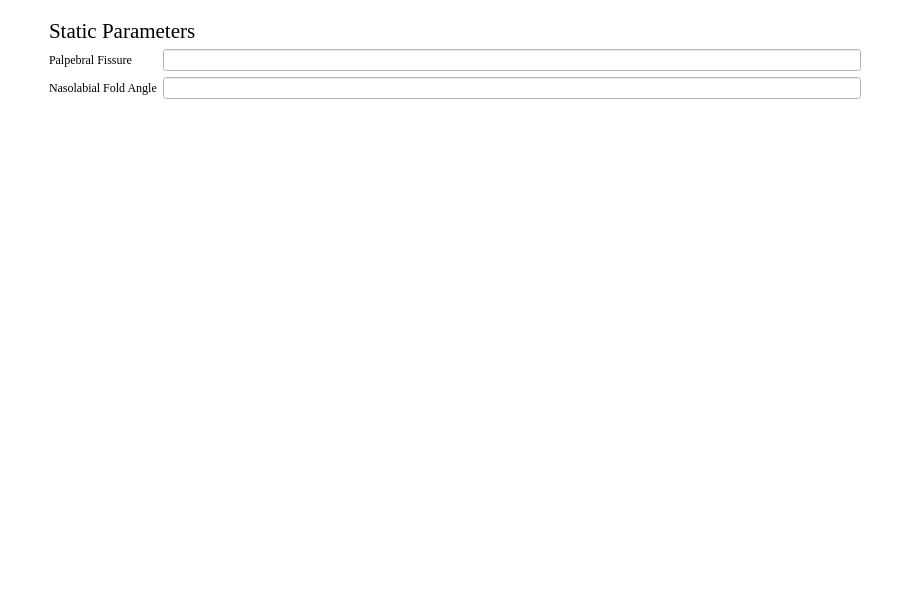
<?xml version="1.0" encoding="UTF-8"?>
<ui version="4.0">
 <class>Auto_eFaceWindow</class>
 <widget class="QMainWindow" name="Auto_eFaceWindow">
  <property name="geometry">
   <rect>
    <x>0</x>
    <y>0</y>
    <width>910</width>
    <height>600</height>
   </rect>
  </property>
  <property name="sizePolicy">
   <sizepolicy hsizetype="Fixed" vsizetype="Fixed">
    <horstretch>0</horstretch>
    <verstretch>0</verstretch>
   </sizepolicy>
  </property>
  <property name="minimumSize">
   <size>
    <width>910</width>
    <height>600</height>
   </size>
  </property>
  <property name="maximumSize">
   <size>
    <width>910</width>
    <height>600</height>
   </size>
  </property>
  <property name="windowTitle">
   <string>Tight Eye Closure Auto eFace</string>
  </property>
  <property name="windowIcon">
   <iconset>
    <normaloff>../icons/Home_logo_square.jpg</normaloff>../icons/Home_logo_square.jpg</iconset>
  </property>
  <property name="styleSheet">
   <string notr="true">background-color: rgb(255, 255, 255);</string>
  </property>
  <widget class="QWidget" name="centralwidget">
   <layout class="QGridLayout" name="gridLayout">
    <item row="5" column="3" colspan="2">
     <widget class="MplWidget" name="plotWidget" native="true"/>
    </item>
    <item row="3" column="4">
     <widget class="QLineEdit" name="PFLineEdit"/>
    </item>
    <item row="4" column="3">
     <widget class="QLabel" name="NLFLabel">
      <property name="font">
       <font>
        <family>Times New Roman</family>
       </font>
      </property>
      <property name="text">
       <string>Nasolabial Fold Angle</string>
      </property>
     </widget>
    </item>
    <item row="4" column="4">
     <widget class="QLineEdit" name="NLFLineEdit"/>
    </item>
    <item row="5" column="0">
     <spacer name="horizontalSpacer">
      <property name="orientation">
       <enum>Qt::Horizontal</enum>
      </property>
      <property name="sizeType">
       <enum>QSizePolicy::Minimum</enum>
      </property>
      <property name="sizeHint" stdset="0">
       <size>
        <width>40</width>
        <height>20</height>
       </size>
      </property>
     </spacer>
    </item>
    <item row="0" column="3">
     <spacer name="verticalSpacer">
      <property name="orientation">
       <enum>Qt::Vertical</enum>
      </property>
      <property name="sizeType">
       <enum>QSizePolicy::Fixed</enum>
      </property>
      <property name="sizeHint" stdset="0">
       <size>
        <width>5</width>
        <height>10</height>
       </size>
      </property>
     </spacer>
    </item>
    <item row="1" column="3" colspan="2">
     <widget class="QLabel" name="label">
      <property name="sizePolicy">
       <sizepolicy hsizetype="Fixed" vsizetype="Fixed">
        <horstretch>0</horstretch>
        <verstretch>0</verstretch>
       </sizepolicy>
      </property>
      <property name="font">
       <font>
        <family>Times New Roman</family>
        <pointsize>16</pointsize>
       </font>
      </property>
      <property name="text">
       <string>Static Parameters</string>
      </property>
     </widget>
    </item>
    <item row="5" column="5">
     <spacer name="horizontalSpacer_2">
      <property name="orientation">
       <enum>Qt::Horizontal</enum>
      </property>
      <property name="sizeType">
       <enum>QSizePolicy::Minimum</enum>
      </property>
      <property name="sizeHint" stdset="0">
       <size>
        <width>40</width>
        <height>20</height>
       </size>
      </property>
     </spacer>
    </item>
    <item row="3" column="3">
     <widget class="QLabel" name="PFLabel">
      <property name="font">
       <font>
        <family>Times New Roman</family>
       </font>
      </property>
      <property name="text">
       <string>Palpebral Fissure</string>
      </property>
     </widget>
    </item>
   </layout>
  </widget>
  <widget class="QMenuBar" name="menubar">
   <property name="geometry">
    <rect>
     <x>0</x>
     <y>0</y>
     <width>910</width>
     <height>26</height>
    </rect>
   </property>
  </widget>
  <widget class="QStatusBar" name="statusbar"/>
 </widget>
 <customwidgets>
  <customwidget>
   <class>MplWidget</class>
   <extends>QWidget</extends>
   <header>MplWidget.h</header>
   <container>1</container>
  </customwidget>
 </customwidgets>
 <resources/>
 <connections/>
</ui>
